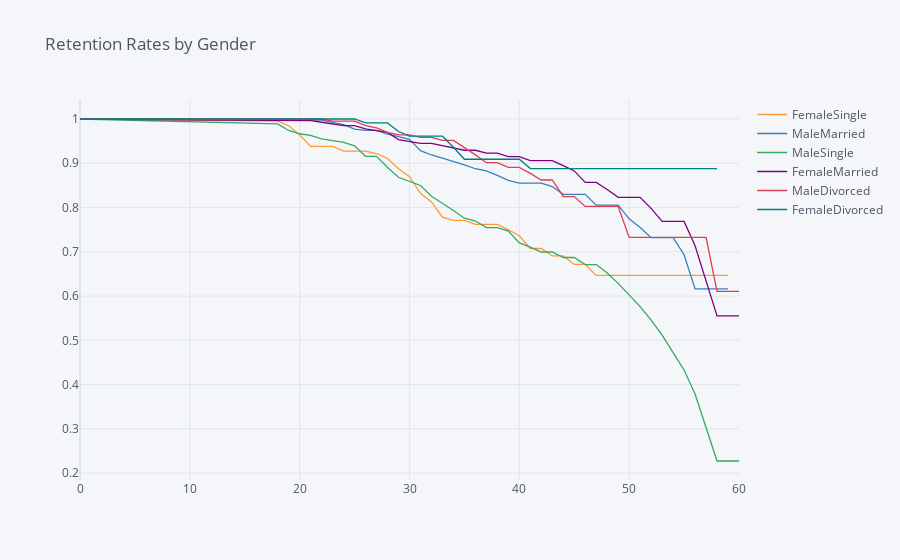

The cell this chart's notebook holds for it:
### Code cell
rates = survival(data, 'Gender+Marital', 'Age', 'Attrition')

rates.iplot(kind='line', title='Retention Rates by Gender')
